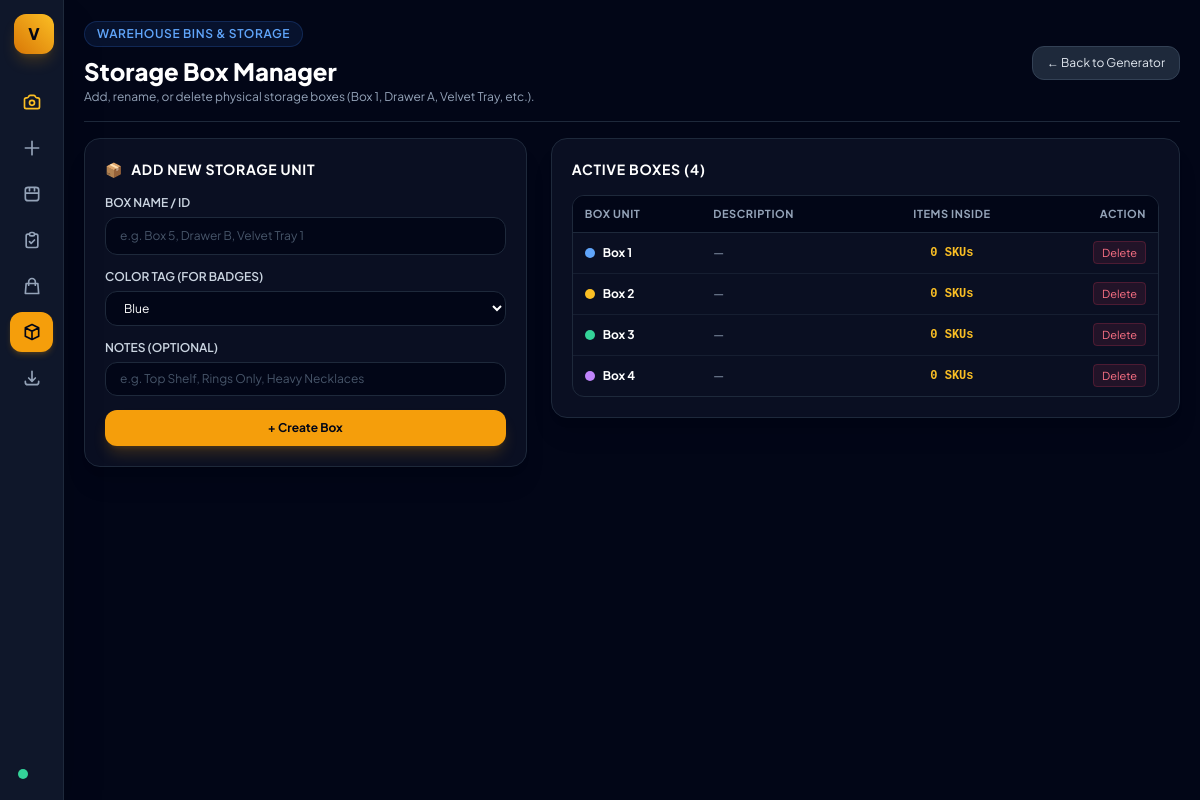
The app's page /boxes/, older data.
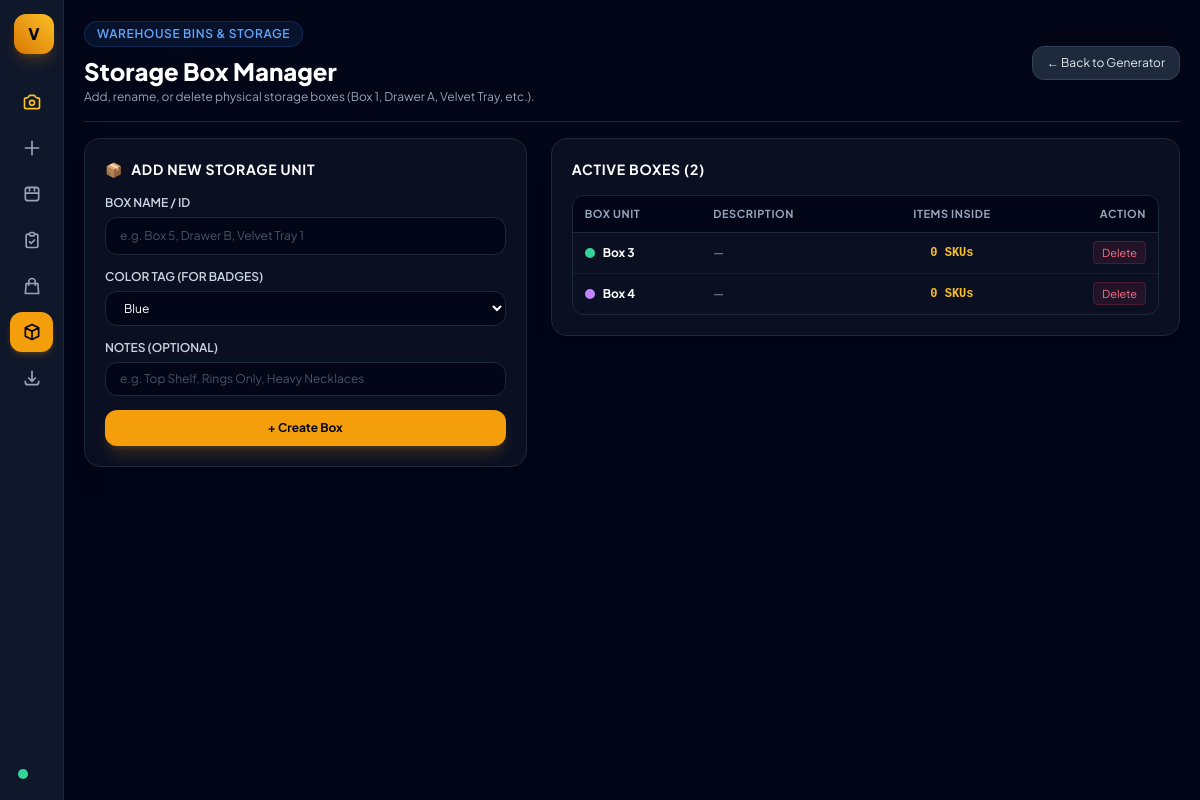
The same page, newer data.
### sku_manager/models.py (models this page shows, shortened)
class StorageBox(models.Model):
    name = models.CharField(max_length=50, unique=True)
    description = models.CharField(max_length=100, blank=True, default='')
    color_tag = models.CharField(max_length=20, default='amber')  # blue, amber, emerald, purple, rose
    created_at = models.DateTimeField(auto_now_add=True)
    class Meta:
        ordering = ['name']

### sku_manager/views.py (the view, shortened to what this page needs)
# urls.py: path('boxes/', views.box_manager, name='box_manager'),
def box_manager(request):
    get_or_seed_boxes()
    boxes = StorageBox.objects.annotate(total_skus=Count('skus')).order_by('name')
    return render(request, 'sku_manager/boxes.html', {
        'boxes': boxes,
        'active_page': 'boxes',
    })

### sku_manager/views.py (called while the page is built)
def get_or_seed_boxes():
    if not StorageBox.objects.exists():
        for name, color in DEFAULT_BOXES:
            StorageBox.objects.get_or_create(name=name, defaults={'color_tag': color})
    return StorageBox.objects.all().order_by('name')

### templates/sku_manager/boxes.html (shortened to what the changed rows need)
{% extends "sku_manager/base.html" %}
{% block content %}
<header class="flex flex-col sm:flex-row sm:items-center justify-between border-b border-slate-800 pb-4 gap-4">
  <div>
    <h1 class="text-2xl font-extrabold text-white">Storage Box Manager</h1>
  </div>
</header>
<div class="grid grid-cols-1 lg:grid-cols-12 gap-6 items-start">
  <div class="lg:col-span-5 bg-slate-900/60 border border-slate-800 rounded-2xl p-5 shadow-xl space-y-4">
    <h2 class="text-sm font-bold uppercase tracking-wider text-white flex items-center gap-2">
      <span>📦</span> Add New Storage Unit
    </h2>
  </div>
  <div class="lg:col-span-7 bg-slate-900/60 border border-slate-800 rounded-2xl p-5 shadow-xl space-y-4">
    <div class="flex items-center justify-between">
      <h2 class="text-sm font-bold uppercase tracking-wider text-white">Active Boxes ({{ boxes.count }})</h2>
    </div>
    <div class="overflow-x-auto rounded-xl border border-slate-800">
      <table class="w-full text-left text-xs text-slate-300">
        <thead class="bg-slate-950 text-[11px] uppercase tracking-wider text-slate-400 border-b border-slate-800">
          <tr>
            <th class="py-2.5 px-3">Box Unit</th>
            <th class="py-2.5 px-3">Description</th>
            <th class="py-2.5 px-3 text-center">Items Inside</th>
            <th class="py-2.5 px-3 text-right">Action</th>
          </tr>
        </thead>
        <tbody class="divide-y divide-slate-800/60">
          {% for box in boxes %}
            <tr class="hover:bg-slate-800/30 transition">
              <td class="py-3 px-3 font-bold text-white flex items-center gap-2">
                <span class="w-2.5 h-2.5 rounded-full
                  {% if box.color_tag == 'blue' %}bg-blue-400
                  {% elif box.color_tag == 'emerald' %}bg-emerald-400
                  {% elif box.color_tag == 'purple' %}bg-purple-400
                  {% elif box.color_tag == 'rose' %}bg-rose-400
                  {% else %}bg-amber-400{% endif %}">
                </span>
                <span>{{ box.name }}</span>
              </td>
              <td class="py-3 px-3 text-slate-400">{{ box.description|default:"—" }}</td>
              <td class="py-3 px-3 text-center font-mono font-bold text-amber-400">
                {{ box.total_skus }} SKUs
              </td>
              <td class="py-3 px-3 text-right">
                <a href="{% url 'box_delete' box.pk %}" onclick="return confirm('Delete \'{{ box.name }}\'? Items assigned to this box will become unassigned.')"
                   class="text-[11px] text-rose-400 hover:text-rose-300 bg-rose-500/10 border border-rose-500/20 px-2 py-1 rounded transition">
                  Delete
                </a>
              </td>
            </tr>
          {% empty %}
            <tr>
              <td colspan="4" class="text-center py-8 text-slate-500">No boxes created yet.</td>
            </tr>
          {% endfor %}
        </tbody>
      </table>
    </div>
  </div>
</div>
{% endblock %}

Row changes from the older to the newer data that the page shows:
removed StorageBox: name "Box 1", description "—", total_skus "0"
removed StorageBox: name "Box 2", description "—", total_skus "0"
Text that changed along with them:
{{ boxes.count }}: "4" → "2"
